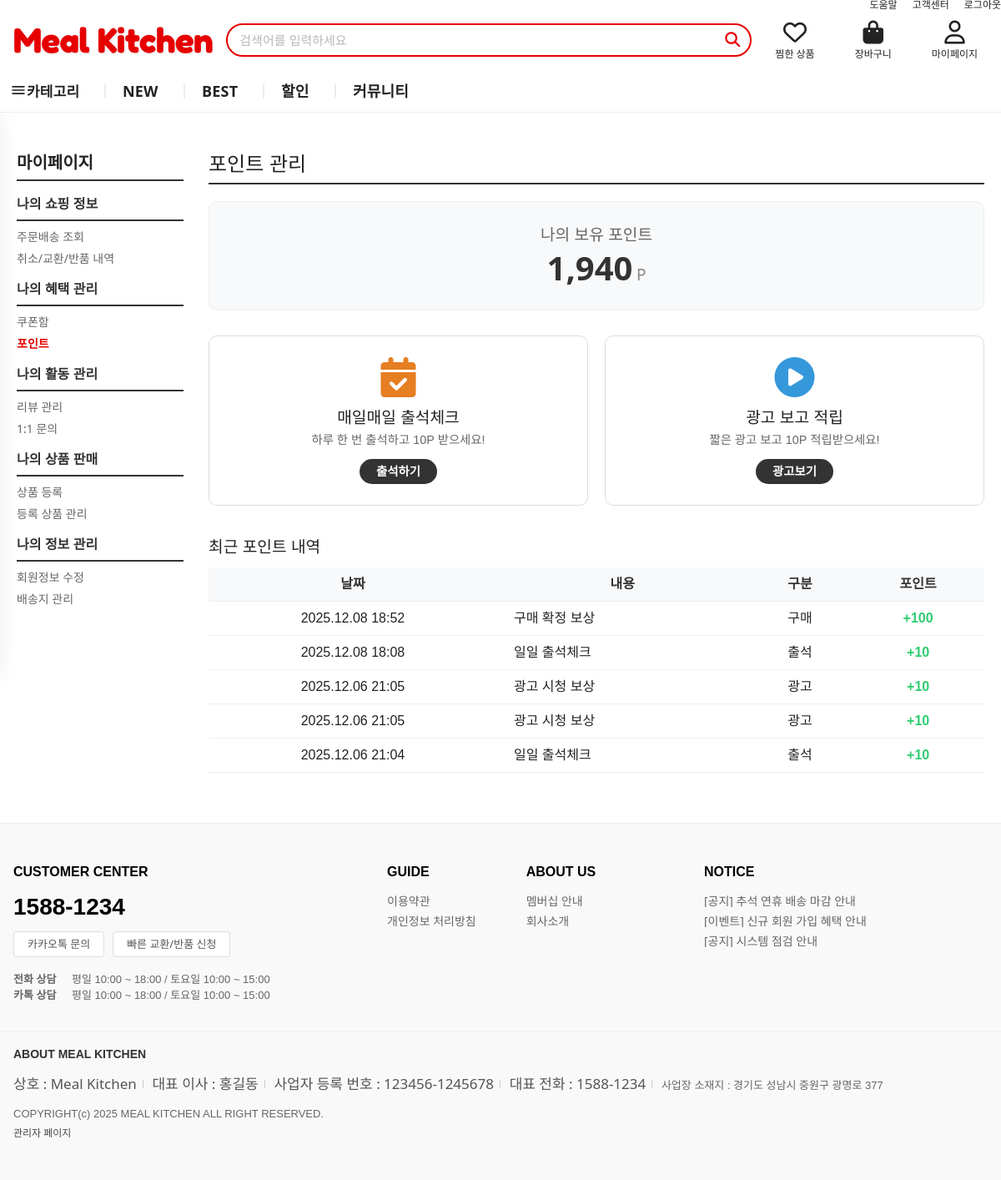
/my-page_point.php (signed in), run on the app's committed database.
### tables this page shows
CREATE TABLE `members` (
  `num` int(11) NOT NULL AUTO_INCREMENT,
  `id` char(15) NOT NULL,
  `pass` varchar(450) NOT NULL,
  `name` char(10) NOT NULL,
  `phone` char(20) NOT NULL,
  `birth` char(20) DEFAULT NULL,
  `email` char(80) DEFAULT NULL,
  `refferer` char(15) DEFAULT NULL,
  `regist_day` char(20) NOT NULL,
  `level` int(11) NOT NULL,
  `point` int(11) NOT NULL,
  PRIMARY KEY (`num`)
);

CREATE TABLE `point_history` (
  `id` int(11) NOT NULL AUTO_INCREMENT,
  `member_id` varchar(50) NOT NULL,
  `amount` int(11) NOT NULL,
  `type` varchar(20) NOT NULL COMMENT 'attendance, ad, purchase, use, etc',
  `description` varchar(255) NOT NULL,
  `reg_date` datetime DEFAULT current_timestamp(),
  PRIMARY KEY (`id`),
  KEY `member_id` (`member_id`),
  KEY `reg_date` (`reg_date`)
);

### inc/db.php (called while the page is built, shortened)
<?php
function db_get_pdo()
{
    $host = 'localhost';
    $port = '3306';
    $dbname = 'exmall';
    $charset = 'utf8';
    $username = 'root';
    $db_pw = "";
    $dsn = "mysql:host=$host;port=$port;dbname=$dbname;charset=$charset";
    try {
        $pdo = new PDO($dsn, $username, $db_pw, [
            PDO::ATTR_ERRMODE => PDO::ERRMODE_EXCEPTION,
            PDO::ATTR_DEFAULT_FETCH_MODE => PDO::FETCH_ASSOC
        ]);
        return $pdo;
    } catch (PDOException $e) {
        throw new Exception("DB 연결 실패: " . $e->getMessage());
    }
}
function db_select($query, $param = array()){
    $pdo = db_get_pdo();
    try {
        $st = $pdo->prepare($query);
        $st->execute($param);
        $result = $st->fetchAll(PDO::FETCH_ASSOC);
        return $result ?: [];
    } catch (PDOException $ex) {
        error_log("DB SELECT Error: " . $ex->getMessage() . " | Query: " . $query);
        return [];
    } finally {
        $pdo = null;
    }
}
?>

### my-page_point.php (the view, shortened to what this page needs)
<?php
require_once 'inc/db.php';
$member_id = $_SESSION['member_id'];
$member = db_select("SELECT point FROM members WHERE id = ?", [$member_id]);
$current_point = $member[0]['point'] ?? 0;
$today_attendance = db_select("SELECT COUNT(*) as cnt FROM point_history WHERE member_id = ? AND type = 'attendance' AND DATE(reg_date) = CURDATE()", [$member_id]);
$is_attended = ($today_attendance[0]['cnt'] > 0);
$history = db_select("SELECT * FROM point_history WHERE member_id = ? ORDER BY reg_date DESC LIMIT 20", [$member_id]);
?>
<!DOCTYPE html>
<html lang="ko">
<head>
    <link rel="stylesheet" href="css/style.css?v=<?= time() ?>">
    <link rel="stylesheet" href="https://cdnjs.cloudflare.com/ajax/libs/font-awesome/6.5.1/css/all.min.css">
</head>
<body>
    <?php require_once __DIR__ . "/inc/header.php"; ?>
    <main class="mypage-container">
        <?php require_once __DIR__ . "/inc/mypage_sidebar.php"; ?>
        <div class="mypage-content">
            <div style="border-bottom: 2px solid #333; padding-bottom: 10px; margin-bottom: 20px;">
                <h2 style="margin: 0; font-size: 1.5rem;">포인트 관리</h2>
            </div>
            <div class="point-summary">
                <h2>나의 보유 포인트</h2>
                <div>
                    <span class="point-value" id="currentPoint"><?= number_format($current_point) ?></span>
                    <span class="point-unit">P</span>
                </div>
            </div>
            <div class="action-cards">
                <div class="action-card <?= $is_attended ? 'disabled' : '' ?>" onclick="<?= $is_attended ? '' : 'doAttendance()' ?>">
                    <i class="fas fa-calendar-check" style="color: #e67e22;"></i>
                    <h3>매일매일 출석체크</h3>
                    <p>하루 한 번 출석하고 10P 받으세요!</p>
                    <span class="btn-action"><?= $is_attended ? '출석완료' : '출석하기' ?></span>
                </div>
                <div class="action-card" onclick="watchAd()">
                    <i class="fas fa-play-circle" style="color: #3498db;"></i>
                    <h3>광고 보고 적립</h3>
                    <p>짧은 광고 보고 10P 적립받으세요!</p>
                    <span class="btn-action">광고보기</span>
                </div>
            </div>
            <h3 style="font-size: 1.2rem; margin-bottom: 15px;">최근 포인트 내역</h3>
            <?php if (empty($history)): ?>
                <div class="no-history">
                    <i class="fas fa-history" style="font-size: 30px; margin-bottom: 10px; color: #ddd;"></i>
                    <p>포인트 내역이 없습니다.</p>
                </div>
            <?php else: ?>
                <table class="history-table">
                    <thead>
                        <tr>
                            <th>날짜</th>
                            <th>내용</th>
                            <th>구분</th>
                            <th>포인트</th>
                        </tr>
                    </thead>
                    <tbody>
                        <?php foreach ($history as $row): ?>
                        <tr>
                            <td><?= date('Y.m.d H:i', strtotime($row['reg_date'])) ?></td>
                            <td style="text-align: left; padding-left: 20px;"><?= htmlspecialchars($row['description']) ?></td>
                            <td>
                                <?php
                                    switch($row['type']) {
                                        case 'attendance': echo '출석'; break;
                                        case 'ad': echo '광고'; break;
                                        case 'purchase': echo '구매'; break;
                                    }
                                ?>
                            </td>
                            <td class="<?= $row['amount'] > 0 ? 'plus' : 'minus' ?>">
                                <?= $row['amount'] > 0 ? '+' : '' ?><?= number_format($row['amount']) ?>
                            </td>
                        </tr>
                        <?php endforeach; ?>
                    </tbody>
                </table>
            <?php endif; ?>
        </div>
    </main>
    <?php require_once __DIR__ . "/inc/footer.php"; ?>
</body>
</html>

### css/style.css (style rules this page uses)
:root { --font-blackhan: "Black Han Sans", sans-serif; --font-jua: "Jua", sans-serif; --font-fredoka: "Fredoka", sans-serif; --mk-red: #e60000; --mk-red-2: #ff1a1a; --content-w: 1200px; --header-h: 72px; --banner-h: 340px; }
html, body { margin:0; padding:0; font-family: "Noto Sans KR", sans-serif; color:#222; background:#fff; }
.btn-action { flex-grow: 1; padding: 15px 0; font-size: 16px; font-weight: bold; border: none; border-radius: 5px; cursor: pointer; transition: background-color 0.2s; }
.mypage-content { flex-grow: 1; }

### my-page_point.php (style rules this page uses)
.mypage-container { display: flex; max-width: 1200px; margin: 50px auto; gap: 30px; padding: 0 20px; }
.mypage-content { flex: 1; }
.point-summary { background: #f8f9fa; padding: 30px; border-radius: 10px; text-align: center; margin-bottom: 30px; border: 1px solid #eee; }
.point-summary h2 { font-size: 1.2rem; color: #666; margin-bottom: 10px; }
.point-summary .point-value { font-size: 2.5rem; font-weight: bold; color: #333; }
.point-summary .point-unit { font-size: 1.2rem; color: #888; }
.action-cards { display: grid; grid-template-columns: repeat(auto-fit, minmax(250px, 1fr)); gap: 20px; margin-bottom: 40px; }
.action-card { background: white; border: 1px solid #ddd; border-radius: 10px; padding: 25px; text-align: center; transition: transform 0.2s, box-shadow 0.2s; cursor: pointer; }
.action-card i { font-size: 3rem; margin-bottom: 15px; color: #333; }
.action-card h3 { margin-bottom: 10px; font-size: 1.2rem; }
.action-card p { color: #666; font-size: 0.9rem; margin-bottom: 15px; }
.action-card .btn-action { display: inline-block; padding: 8px 20px; background: #333; color: white; border-radius: 20px; text-decoration: none; font-size: 0.9rem; }
.history-table { width: 100%; border-collapse: collapse; margin-top: 10px; }
.history-table th, .history-table td { padding: 12px; text-align: center; border-bottom: 1px solid #eee; }
.history-table th { background: #f8f9fa; color: #333; font-weight: bold; }
.history-table td.plus { color: #2ecc71; font-weight: bold; }

### data on the page
members: point "1,940"
point_history: reg_date "2025.12.08 18:52", description "구매 확정 보상", type "구매", amount "100"
point_history: reg_date "2025.12.08 18:08", description "일일 출석체크", type "출석", amount "10"
point_history: reg_date "2025.12.06 21:05", description "광고 시청 보상", type "광고", amount "10"
point_history: reg_date "2025.12.06 21:05", description "광고 시청 보상", type "광고", amount "10"
point_history: reg_date "2025.12.06 21:04", description "일일 출석체크", type "출석", amount "10"
